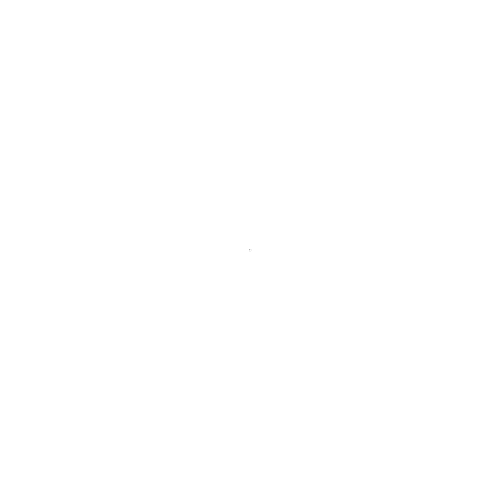
Frame 1 (no input)
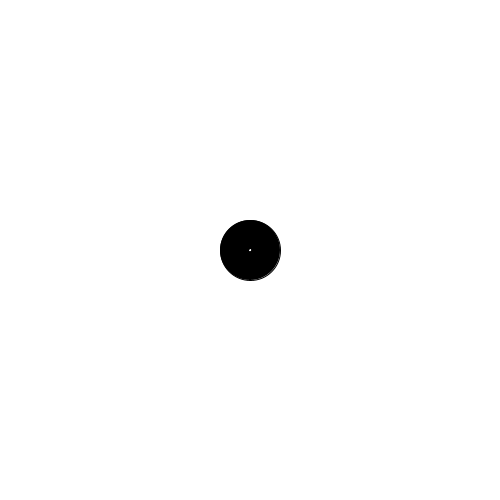
Frame 60 (the mouse pressed at the canvas centre just before this capture)
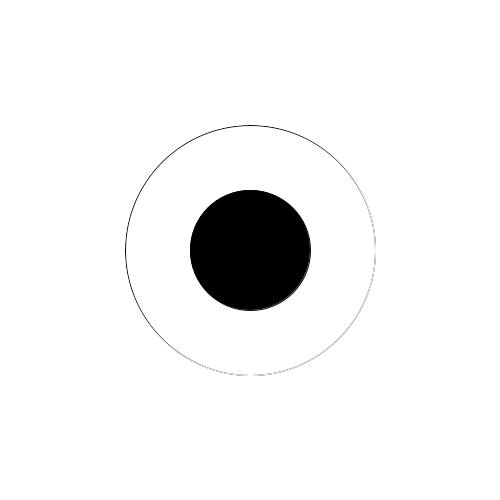
Frame 120 (the mouse held since frame 60 and released just before this capture)

The Processing sketch that drew these frames (run headless with seeded random() and noise(); from frame 60 on, the mouse is pressed at the canvas centre):

// Processing sketch: processing_168829
// ── processing_168829.pde

void setup()
{
  size(500,500);
  background(255);
  smooth();
  frameRate(120);
 
}

void draw() {
  int frames = 0;
  frames=frameCount;
  background(255);
  stroke(0);
  noFill();
  ellipseMode(CENTER);
  translate(width/2,height/2);
  ellipse(0,0,mouseX,mouseX);

  
  /*if(mousePressed) {
    noFill();
    ellipse(0,0,mouseX,mouseX);
  }*/
  

  if (frames>300){
    
   fill(0);
   ellipse(0,0,300,300);
   
  
  }
  else {
  fill(0);
  ellipse(0,0,frames,frames);
  }
  
     float bx;
  float by; 
  bx = width/2.0;
  by = height/2.0;
  if (mouseX > bx-300 && mouseX < bx+300 && 
      mouseY > by-300 && mouseY < by+300) {
   stroke(255);
   noFill();
   ellipse(0,0,mouseX+1,mouseX+1);
  }
}

  
